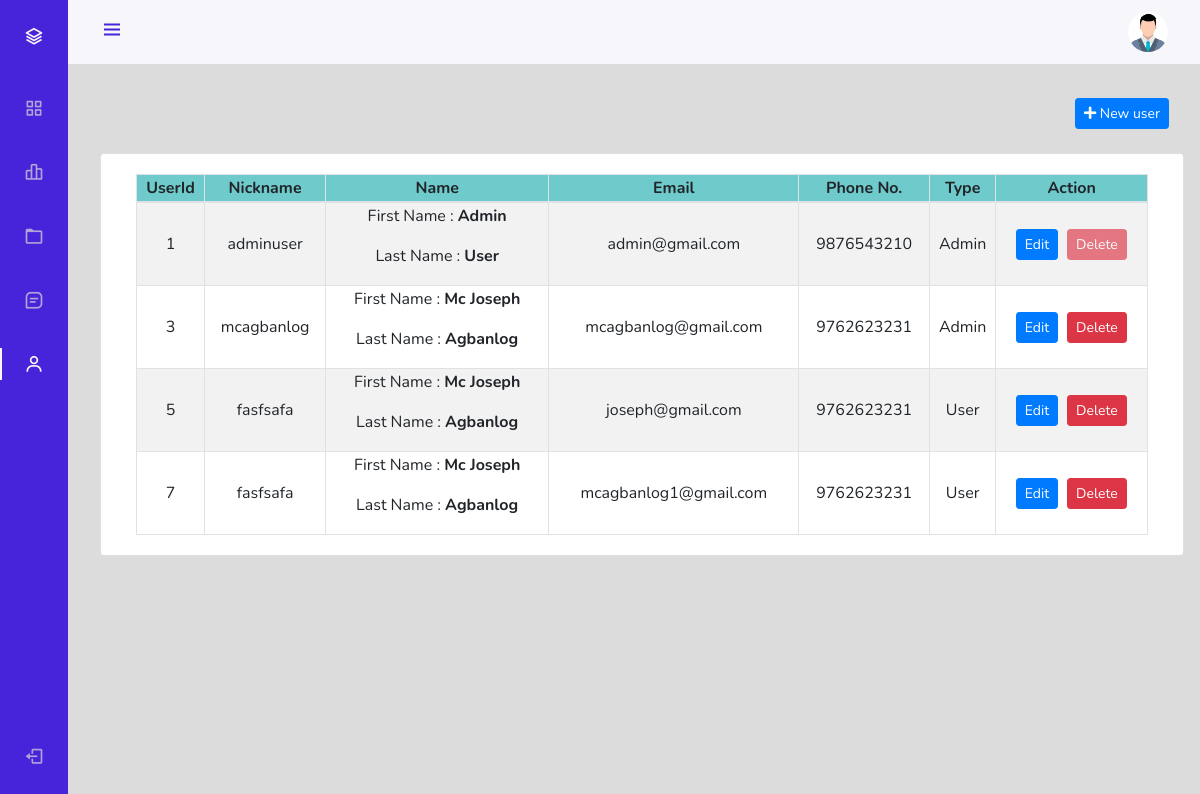
/admin/index.php?page=userManage (signed in), run on an earlier commit of the app's database.
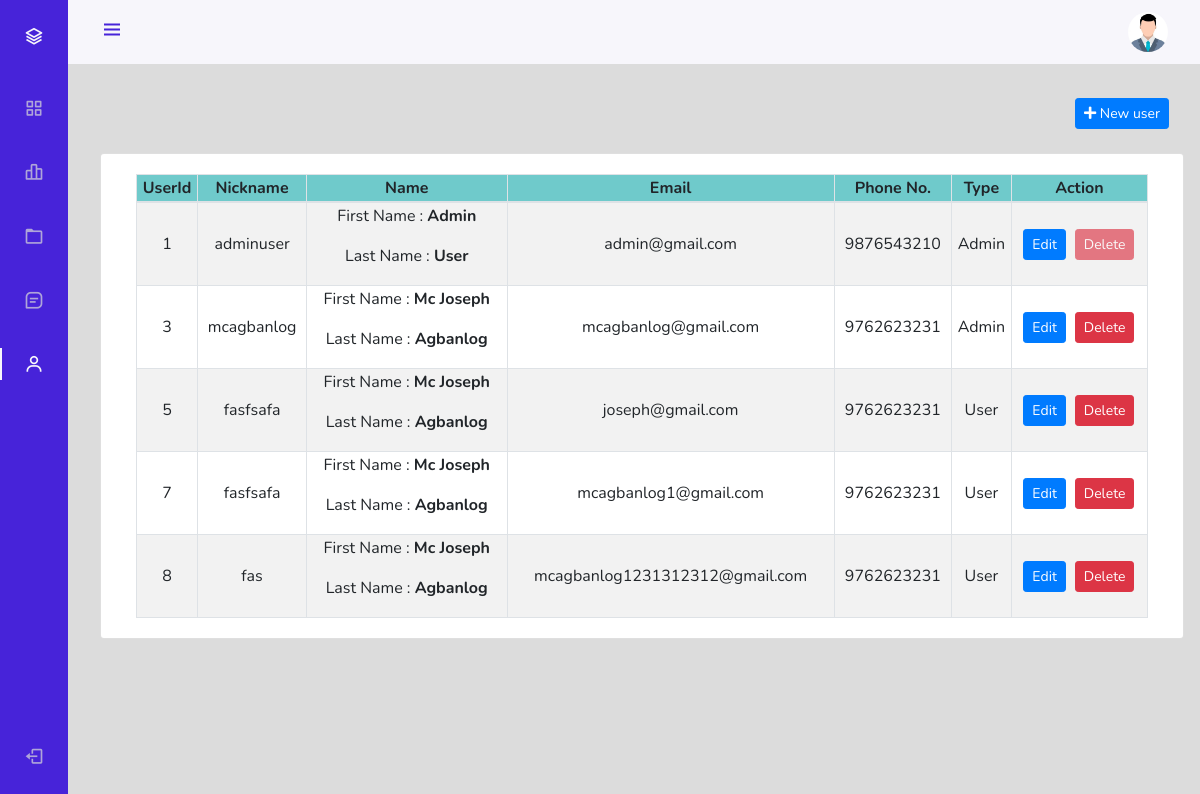
And on a later commit of the database.
### tables this page shows
CREATE TABLE `users` (
  `userId` int NOT NULL,
  `nickname` varchar(21) NOT NULL,
  `firstName` varchar(21) NOT NULL,
  `lastName` varchar(21) NOT NULL,
  `email` varchar(35) NOT NULL,
  `phone` bigint NOT NULL,
  `userType` enum('0','1') NOT NULL DEFAULT '0' COMMENT '0=customer, 1=admin',
  `password` varchar(255) NOT NULL,
  `joinDate` datetime NOT NULL DEFAULT CURRENT_TIMESTAMP
);

### admin/userManage.php (the view, shortened to what this page needs)
<div class="container-fluid" style="margin-top:98px">
    <div class="row">
        <div class="col-lg-12">
            <button class="btn btn-primary float-right btn-sm" data-toggle="modal" data-target="#newUser"><i class="fa fa-plus"></i> New user</button>
        </div>
    </div>
    <br>
    <div class="row">
        <div class="card col-lg-12">
            <div class="card-body">
                <table class="table-striped table-bordered col-md-12 text-center">
                    <thead style="background-color: rgb(111 202 203);">
                        <tr>
                            <th>UserId</th>
                            <th>Nickname</th>
                            <th>Name</th>
                            <th>Email</th>
                            <th>Phone No.</th>
                            <th>Type</th>
                            <th>Action</th>
                        </tr>
                    </thead>
                    <tbody>
                        <?php
                        $sql = "SELECT * FROM users";
                        $result = mysqli_query($conn, $sql);
                        while ($row = mysqli_fetch_assoc($result)) {
                            $userId = $row['userId'];
                            $nickname = $row['nickname'];
                            $firstName = $row['firstName'];
                            $lastName = $row['lastName'];
                            $email = $row['email'];
                            $phone = $row['phone'];
                            $userType = $row['userType'] == 0 ? "User" : "Admin";
                            echo '<tr>
                                    <td>' . $userId . '</td>
                                    <td>' . $nickname . '</td>
                                    <td>
                                        <p>First Name : <b>' . $firstName . '</b></p>
                                        <p>Last Name : <b>' . $lastName . '</b></p>
                                    </td>
                                    <td>' . $email . '</td>
                                    <td>' . $phone . '</td>
                                    <td>' . $userType . '</td>
                                    <td class="text-center">
                                        <div class="row mx-auto" style="width:112px">
                                            <button class="btn btn-sm btn-primary" data-toggle="modal" data-target="#editUser' . $userId . '" type="button">Edit</button>';
                            if ($userId == 1) {
                                echo '<button class="btn btn-sm btn-danger" disabled style="margin-left:9px;">Delete</button>';
                            } else {
                                echo '<form action="partials/_userManage.php" method="POST">
                                                        <button name="removeUser" class="btn btn-sm btn-danger" style="margin-left:9px;">Delete</button>
                                                        <input type="hidden" name="Id" value="' . $userId . '">
                                                    </form>';
                            }
                            echo '</div>
                                    </td>
                                </tr>';
                        }
                        ?>
                    </tbody>
                </table>
            </div>
        </div>
    </div>
</div>

What changed in the data, as far as the page shows it:
added users: userId "8", nickname "fas", firstName "Mc Joseph", lastName "Agbanlog", email "mcagbanlog1231312312@gmail.com", phone "9762623231", userType "User"
